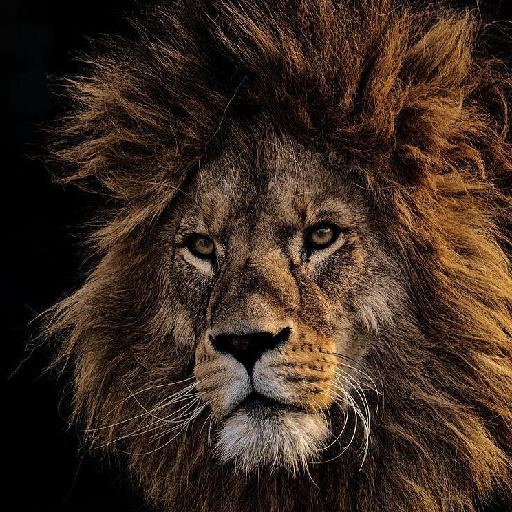
#> input picture src/website/uploaded/4.jpg, 512 x 512 px; its folder holds only this picture in this run
$ python test.py
#> lines starting #> are read from the running program, lines starting #| are printed output that depends on the picture; long printed decimals are rounded
### src/website/testing_package.py
import cv2
import os
import numpy as np
import math
#function blyad


def readImgtoRGB(filepath: str):
#> called with filepath = 'src/website/uploaded/4.jpg'
        global R
        global G
        global B

        #print("readImgtoRGB : setting colours")

        img_file = str(filepath)
        pre_img = cv2.imread(img_file, cv2.IMREAD_COLOR)
#> pre_img is the input picture: shape (512, 512, 3); mean B, G, R 32.4, 43, 59.9

        if pre_img is None:
            raise ValueError(f"Error: Unable to read the image at {filepath}")

        #resize gambar
        resize_percentage = 50


        width = int(len(pre_img[0]) * resize_percentage / 100)
#> width = 256
        height = int(len(pre_img) * resize_percentage / 100)
#> height = 256

        ##print(height,width)

        img = cv2.resize(pre_img, (width, height))
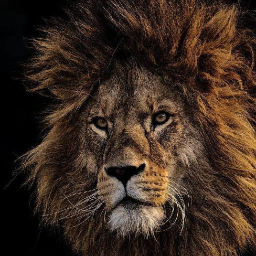
#> img: shape (256, 256, 3); mean B, G, R 32.5, 43.2, 60.1

        ##print(type(img))
        ##print('BGR shape: ', img.shape)  # Rows, cols, channels

        # Convert BGR to RGB
        img_rgb = cv2.cvtColor(img, cv2.COLOR_BGR2RGB)

        ##print('RGB shape: ', img_rgb.shape)

        R = [[img_rgb[j][i][0] for i in range(len(img_rgb[0]))] for j in range(len(img_rgb))]
#> R = 256 items
        G = [[img_rgb[j][i][1] for i in range(len(img_rgb[0]))] for j in range(len(img_rgb))]
#> G = 256 items
        B = [[img_rgb[j][i][2] for i in range(len(img_rgb[0]))] for j in range(len(img_rgb))]
#> B = 256 items

def Contrast(p: int, i: int, j:int) -> float:
    retval: float = p * (i-j)**2
    return retval

def Homogeneity(p: int, i: int, j:int) -> float:
    retval: float = p / (1 + (i-j)**2)
    return retval

def Entropy(p: int, i: int, j:int) -> float:
    epsilon = 1e-10
    retval: float = p * math.log10(p + epsilon) #epsilon added to prevent log10(0)
    retval = retval * (-1)
    return retval

#now takes size dirrectly from m
def Sigma(m: list[list[int]],f: callable) -> float:
    #NOTE : I itu baris(up down), J itu kolom (left right)
    baris = len(m)
    kolom = len(m[0])
    total: float = 0
    for i in range(baris):
        for j in range(kolom):
            total += f(m[i][j],i,j)
    return total

def RGBtoGrayscale(r: list([list[int]]),g: list([list[int]]),b: list([list[int]])) -> list([list[int]]):
    #membuat matrix dengan ukuran sama
    gray = lambda red,green,blue : 0.299 * red + 0.587 * green + 0.114 * blue
    result = [[gray(r[i][j],g[i][j],b[i][j]) for j in range(len(r[0]))] for i in range(len(r))]
#> result = 256 items
    return result

# m adalah matrix gambar yang sudah menjadi grayscale
def coocurence(m: list([list[int]]), depth: int, distance: int = 1, angle: int = 0) -> list[list[float]]:
    #NOTE : Asumsi X[i][j] i adalah baris (atas bawah)

    #KAMUS LOKAL
    #baris : int (jumlah baris matrix awal)
    #kolom : int (jumlah baris matrix ahkir)
    #GLCM : list of list of int
    #totalValue : int (sigma dari nilai dalam GLCM)

#> called with depth = 256, distance = 1, angle = 0
    baris = len(m)
#> baris = 256
    kolom = len(m[0])
#> kolom = 256
    GLCM = [[0 for j in range(depth)] for i in range(depth)]
    #gray level cooucrence matrix

    #rounding ke arah int terjauh dari 0
    pos_round = lambda x : math.ceil(x) if x >= 0 else math.floor(x)

    #offset baris
    row_offset = pos_round(distance * math.sin(math.radians(angle)))

    #offset kolom dengan beberapa case khusus karena cos = inf/NaN
    if (angle == 90):
        col_offset = 1
    elif (angle == 270):
        col_offset = -1
    else:
        col_offset = pos_round(distance * math.cos(math.radians(angle)))

    totalValue = 0

    #iterasi matrix dan penambahan langsung dengan transpos nya
    for i in range(baris-row_offset):
        for j in range(kolom-col_offset):
            row = int(m[i][j])
            col = int(m[i + row_offset][j + col_offset])
            GLCM[row][col] += 1
            #karena matrix akan ditambahkan dengan transpose nya sendiri maka
            GLCM[col][row] += 1

            #kenapa +2? karena dia atas +1 dua kali
            totalValue += 2
#> after the loop, GLCM = 256 items; totalValue = 130560

    #normalisasi
    for i in range(depth):
        for j in range(depth):
            GLCM[i][j] = float(GLCM[i][j] / totalValue)

    return(GLCM)


def process_texture(filepath: str) -> list[float]:
    global R
    global G
    global B
    readImgtoRGB(filepath)
    grayscale = RGBtoGrayscale(R, G, B)
    GLCM = coocurence(grayscale,256)
#> GLCM = 256 items
    contrast = Sigma(GLCM,Contrast)
#> in Sigma, `baris = len(m)`: baris = 256
    homogeneity = Sigma(GLCM,Homogeneity)
    entropy = Sigma(GLCM, Entropy)
    return ([contrast, homogeneity, entropy])

def cosineSimilarity(matrix1, matrix2):
    # Calculate dot product
    dot = sum(e1 * e2 for e1, e2 in zip(matrix1, matrix2))

    # Calculate norms
    norm1 = math.sqrt(sum(e ** 2 for e in matrix1))
    norm2 = math.sqrt(sum(e ** 2 for e in matrix2))

    # Calculate cosine similarity
    similarity = dot / (norm1 * norm2) if (norm1 * norm2) != 0 else 0  # Avoid division by zero

    return similarity

# [5 lines left out: function count_files, not called in this run]

### src/website/test.py

from typing import List
import os
import testing_package as tp

current_directory = os.getcwd()


# Global variables
image_data = []
img_data_dict = {}
current_mode = "TEKSTUR"

log_file = None
with open("logs/log.txt", "a") as log_file:
    log_file.write("start of log\n")

def get_images(page: int = 1):
#> called with page = 1
    global img_data_dict
    global search_value

    #log_file.write("fetching images\n")

    #process_search()
    #process_dataset()

    image_data = []
    images_folder = "dataset"
    count = 0
    for filename in img_data_dict:
        image_url = f"/{images_folder}/{filename}"

        #log_file.write("fetching",image_url,"\n")

        count += 1
        print(img_data_dict[filename])
        value = tp.cosineSimilarity(search_value,img_data_dict[filename]["value"])  # Assign a random value (replace with your logic)
        image_data.append({"url": image_url, "similarity": value})
#> this loop made 1 pass
#> filename on pass 1: '4.jpg'
#| {'value': [528.188, 0.1839, 3.690]}

        # Sort the images based on their assigned values
    image_data = sorted(image_data, key=lambda x: x["similarity"])

    # Calculate the start and end index for the requested page
    images_per_page = 6
    start_index = (page - 1) * images_per_page
    end_index = start_index + images_per_page

    # Return the sorted image URLs for the requested page
    for image in image_data:
        print(image)
#> this loop made 1 pass
#> image on pass 1: {'url': '/dataset/4.jpg', 'similarity': 1}
#| {'url': '/dataset/4.jpg', 'similarity': 1}
    return {"images": [image["url"] for image in image_data[start_index:end_index]],"max_page": (count//images_per_page)}

def process_search(mode: str = "TEKSTUR"):
    global search_value
    global current_mode
    global current_directory

    images_folder = "uploaded"
    if os.path.exists(images_folder) and os.path.isdir(images_folder):
            for filename in os.listdir(images_folder):
                print("process_search :",filename)
                if filename.endswith(('.jpg', '.jpeg', '.png', '.bmp')):

                    web_path = f"/uploaded/{filename}"

                    relative_path = f"uploaded/{filename}"
                    full_path = os.path.join(current_directory, relative_path)


                    if mode == "TEKSTUR":
                        #ini nanti pindahin ke CBIR_TEKSTUR
                        if (current_mode == "TEKSTUR" and not filename in img_data_dict):
                            value = tp.process_texture(full_path)
                        else:
                            value = tp.process_texture(full_path)

                    img_data_dict[filename] = {"value":value}

                    #NOTE : NANTI MASUKIN SINI
                    #elif mode == "WARNA":

                    search_value = value


def process_dataset(mode: str = "TEKSTUR"):
        global current_mode

        images_folder = "dataset"
        image_urls = []

        count = 0
        if os.path.exists(images_folder) and os.path.isdir(images_folder) and tp.count_files("uploaded") >= 1:

            for filename in os.listdir(images_folder):
                print("process_dataset :",filename)
                if filename.endswith(('.jpg', '.jpeg', '.png', '.bmp')):

                    web_path = f"/{images_folder}/{filename}"
                    relative_path = f"{images_folder}/{filename}"
                    full_path = os.path.join(current_directory, relative_path)

                    count += 1

                    if mode == "TEKSTUR":
                        #ini nanti pindahin ke CBIR_TEKSTUR
                        if (current_mode == "TEKSTUR" and not filename in img_data_dict):
                            value = tp.process_texture(full_path)
                        else:
                            #reprocess all values if changing mode
                            value = tp.process_texture(full_path)

                    img_data_dict[filename] = {"value":value}

                    #NOTE : NANTI MASUKIN SINI
                    #elif mode == "WARNA":


# Register the cleanup function to run when the application exits
process_search()
process_dataset()
get_images(1)
